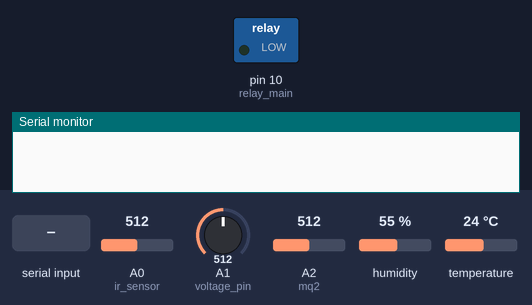
A sketch run on a simulated Arduino Uno, built with avr-gcc and run on an emulated ATmega328P. On the bench: switched loads named in the sketch (green lamp = pin HIGH), the last lines printed to the serial monitor. The inputs (shaded band) are chosen by the test bench; at power-on: A0 (ir_sensor) = 512, A1 (voltage_pin) = 512, A2 (mq2) = 512, humidity 55 %, temperature 24 °C.

Above: at 1.2 s.
1.3 s: "1" received over Serial
At 10.9 s:
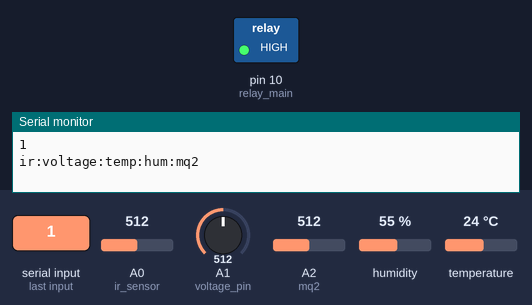
Timing chart, 0 to 11.5 s (numbered marks = the images above; inputs shaded):
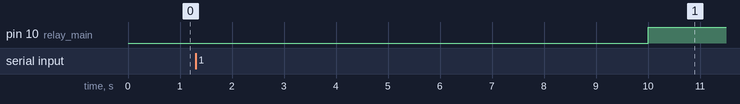

The sketch:

arduino_main.ino
```cpp
/* car_control_monitor
  main arduino code
*/

#include <dht11.h>

dht11 DHT;

#define ir_sensor A0
#define voltage_pin A1
#define mq2 A2
#define DHT11_PIN A3
#define relay_main  10  //if latched ON line closed
#define relay_aux 11
#define closed  LOW
#define opened HIGH

const float battery_critic = 12.30;
const float ir_critic = 261.00;
/*
  const int crit_temp = 33;   //dht 11 temperature comparison variable              //// when using arduino with raspberry pi disable this instructions // for staand alone ,enbale
  const int crit_hum = 100; //dht11 hum **
*/
const int ondelay = 5000;// initial delay after car online cut-off *** CHANGE THIS TO 5 MIN =60*1000*5; In real-time application
const float multiplier = 0.014255487;     ///multiplier is caliberation value ..
int temp;     //current read value though dht11
int hum;    //current * * **
int ir_count = 0;     // storing the number of intercepting of ir(human presence)(encounter)
unsigned long int _delay_count = 5000;    //initial value setted up for more delay at the startup then  assigns millis(); value after each period
bool HU_stat = HIGH;  //IR signal read and above threshold count if this count is above 0(setted up) assumes human presence if presence HU_stat is HIGH
String received = "";     //for receiving string through serial from raspberry
String Stemp = "temp";    //Stemp _ S variable for storing strings inorder to match the receiving commands through uart
String Shum = "hum";
String Sir = "ir";
String Svoltage = "voltage";
String Smq2 = "mq2";
String relay_status;    /// values --closed--opened   info about relay status
void setup() {
  Serial.begin(9600);
  pinMode(relay_main, OUTPUT);
  // pinMode(relay_aux, OUTPUT);
  pinMode(ir_sensor, INPUT_PULLUP); //works analog pin ,sensor should connected with ground ,internal pull-up provided

  digitalWrite(relay_main, closed);
  relay_status = "closed";
}

void loop()
{

  float value1 = analogRead(voltage_pin);
  value1 = value1 * multiplier;                     ///multiplier is caliberation value ..
  //  Serial.print("voltage : ");
  //  Serial.println(value1);

  float value2 = analogRead(mq2);                 //value2 gives smoke/alcohol reading
  //  Serial.print("smoke/alcohol signal : ");
  //  Serial.println(value2);

  float value3 = analogRead(ir_sensor);           // value3 for detecting human presence make sure the sensor is not too far  it senses signal approx 5cm distant
  // value3 = 1024 - value3;
  //  Serial.print("ir signal : ");
  //  Serial.println(value3);

  int chk = DHT.read(DHT11_PIN);

  if (chk == DHTLIB_OK) {         ///if no error dht11 read values temp and hum (error check)
    temp = DHT.temperature;
    hum = DHT.humidity;
    //  Serial.print("Temperature : ");
    //  Serial.println(temp);
    //  Serial.print("Humidity : ");
    //  Serial.println(hum);
  }
  /*
    if (temp > crit_temp) {                                               //// when using arduino with raspberry pi disable this instructions // for staand alone ,enbale
    Serial.println("TEMPERATURE RISING ..!");  ///dht11

    }
    if (hum > crit_hum) {
    Serial.println("HUMIDITY RISING ..!");   ///dht11

    }
  */
  //  Serial.println("");

  if (millis() < _delay_count + ondelay) {
    if (ir_critic < value3)
      ir_count += 1;

    //   Serial.println("_delay_count + ondelay running..");
    //   Serial.println(ir_count);
  }

  else {
    HU_stat = (ir_count <= 0) ? LOW : HIGH;
    _delay_count = millis();
 //   Serial.println("time just finished ");                //don't care debugging purpose
 //   Serial.println(ir_count);


     if (battery_critic > value1 || !HU_stat ) {

       digitalWrite(relay_main, opened);
       relay_status = "opened";
     }

    ir_count = 0;
  }

  //if no serial available executing above code only


  if (!Serial.available())
    return;

  received = Serial.readString();

  if (received == Stemp) {
    Serial.print(temp);
  }
  else if (received == Shum) {
    Serial.print(hum);
  }
  else if (received == Svoltage) {
    Serial.print(value1);
  }
  else if (received == Smq2) {
    Serial.print(value2);
  }
  else if (received == Stemp) {
    Serial.print(temp);
  }
  else if (received == Sir) {
    Serial.print(value3);
  }
  else if (received == String("status")) {
    Serial.print(relay_status);
  }
  else {
    Serial.println(received);
    Serial.println("ir:voltage:temp:hum:mq2");
  }
//  Serial.flush();
//  Serial.println("");
}
```
